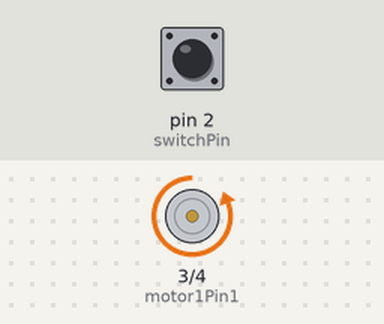
A sketch run on a simulated Arduino Uno, built with avr-gcc and run on an emulated ATmega328P. On the bench: motor-driver pin pairs drawn as motors (green arrow = first pin HIGH = forward, orange = second pin HIGH = backward, longer = more drive, scaled by the enable pin). The inputs (shaded band) are chosen by the test bench; at power-on: pin 2 (switchPin) HIGH.

Above: at 1.2 s.
1.3 s: pin 2 (switchPin) pulled LOW for 0.15 s
At 1.37 s:
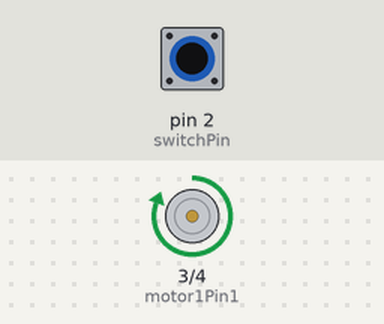
2.9 s: pin 2 (switchPin) pulled LOW for 3.2 s
At 6.8 s:
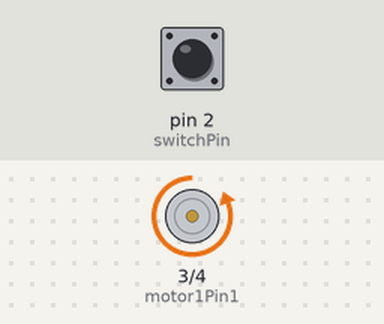
Timing chart, 0 to 8.3 s (numbered marks = the images above; inputs shaded):
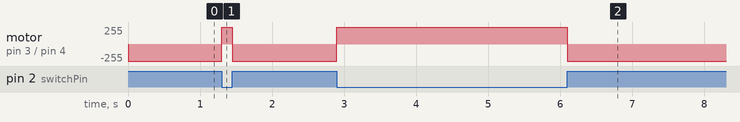

Measured:
- after the input at 1.3 s, motor on pin 3 (motor1Pin1) / pin 4 (motor1Pin2): backward 255/255 → forward 255/255 at once, → backward 255/255 0.15 s later
- after the input at 2.9 s, motor on pin 3 (motor1Pin1) / pin 4 (motor1Pin2): backward 255/255 → forward 255/255 at once, → backward 255/255 3.2 s later

The sketch:

hbridge.ino
```cpp
int switchPin = 2;
int motor1Pin1 = 3;
int motor1Pin2 = 4;
int enablePin = 9;

void setup()
{
  pinMode(switchPin, INPUT_PULLUP);
  pinMode(motor1Pin1, OUTPUT);
  pinMode(motor1Pin2, OUTPUT);
  pinMode(enablePin, OUTPUT);
  digitalWrite(enablePin, HIGH);
}

void loop()
{
  if (digitalRead(switchPin) == HIGH)
  {
    digitalWrite(motor1Pin1, LOW);
    digitalWrite(motor1Pin2, HIGH);
  }
  else
  {
    digitalWrite(motor1Pin1, HIGH);
    digitalWrite(motor1Pin2, LOW);
  }
}
```
